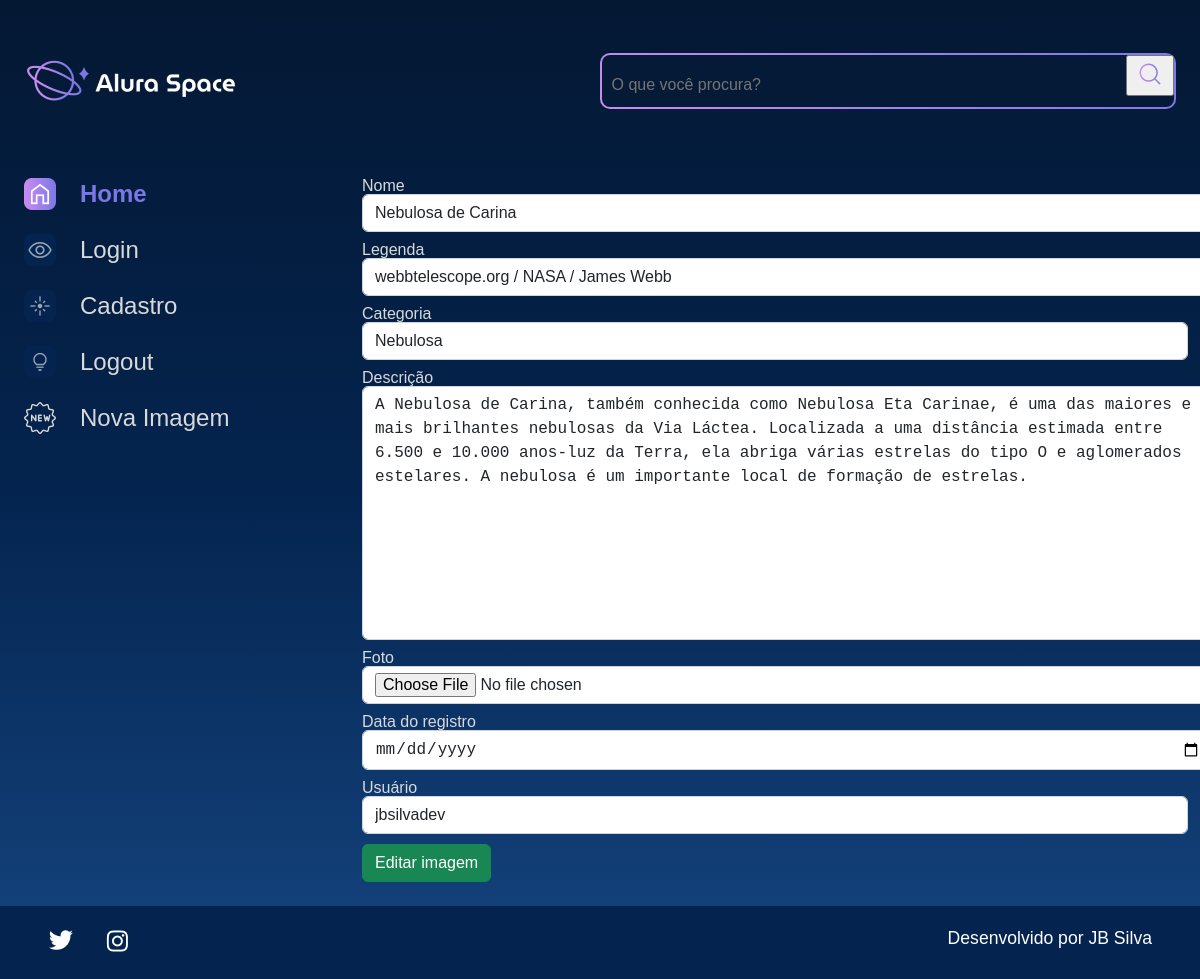
/editar-imagem/1, run on the app's committed database.
### apps/galeria/models.py (models this page shows, shortened)
class Fotografia(models.Model):
    OPCOES_CATEGORIA = [
        ("NEBULOSA", "Nebulosa"),
        ("ESTRELA", "Estrela"),
        ("GALÁXIA", "Galáxia"),
        ("PLANETA", "Planeta"),
    ]
    nome = models.CharField(max_length=100, null=False, blank=False)
    legenda = models.CharField(max_length=150, null=False, blank=False)
    categoria = models.CharField(
        choices=OPCOES_CATEGORIA, max_length=100, default="", blank=False
    )
    descricao = models.TextField(null=False, blank=False)
    foto = models.ImageField(upload_to="fotos/%Y/%m/%d/", blank=True)
    publicada = models.BooleanField(default=True)
    data_fotografia = models.DateTimeField(default=datetime.now, blank=False)
    usuario = models.ForeignKey(
        to=User, on_delete=models.SET_NULL, null=True, blank=False, related_name="user"
    )

### apps/galeria/views.py (the view)
# urls.py: path('editar-imagem/<int:foto_id>', editar_imagem, name='editar_imagem'),
def editar_imagem(request, foto_id):
    fotografia = Fotografia.objects.get(id=foto_id)
    form = FotografiaForms(instance=fotografia)
    if request.method ==  'POST':
        form = FotografiaForms(request.POST, request.FILES, instance=fotografia)
        if form.is_valid():
            form.save()
            messages.success(request, 'Registro editado!')
            return redirect('home')
    return render(request, 'galeria/editar_imagem.html', {'form':form, 'foto_id':foto_id})

### apps/galeria/forms.py
class FotografiaForms(forms.ModelForm):
    class Meta:
        model = Fotografia
        exclude = [
                "publicada",
            ]
        labels = {
            "descricao": "Descrição",
            "data_fotografia": "Data do registro",
            "usuario": "Usuário",
        }
        widgets = {
            "nome": forms.TextInput(attrs={"class": "form-control"}),
            "legenda": forms.TextInput(attrs={"class": "form-control"}),
            "categoria": forms.Select(attrs={"class": "form-control"}),
            "descricao": forms.Textarea(attrs={"class": "form-control"}),
            "foto": forms.FileInput(attrs={"class": "form-control"}),
            "data_fotografia": forms.DateInput(
                attrs={"class": "form-control", "type": "date"}, format="%d/%m/%Y"
            ),
            "usuario": forms.Select(attrs={"class": "form-control"}),
        }

### templates/galeria/editar_imagem.html (shortened to what this page needs)
{% extends 'shared/base.html' %}
{% load static %}
{% block content %}
      <section class="galeria" style="margin-left: 5em">
        <form action="{% url 'editar_imagem' foto_id%}" method="POST" enctype="multipart/form-data">
          <div class="row">
            {% for field in form.visible_fields %}
            <div class="col-12 col-lg-12" style="margin-bottom: 10px;">
              <label for="{{ field.id_for_label }}" style="color:#D9D9D9; margin-bottom: 5px;">{{ field.label }}</label>
              {{ field }}
            </div>
            {% endfor %}
            <div>
              <button type="submit" class="btn btn-success col-12" style="padding: top 5px;">Editar imagem</button>
            </div>
          </div>
        </form>
      </section>
    </main>
  </div>
</body>
{% endblock %}

### setup/static/styles/style.css (style rules this page uses)
html, body, div, span, applet, object, iframe, h1, h2, h3, h4, h5, h6, p, blockquote, pre, a, abbr, acronym, address, big, cite, code, del, dfn, em, img, ins, kbd, q, s, samp, small, strike, strong, sub, sup, tt, var, b, u, i, center, dl, dt, dd, ol, ul, li, fieldset, form, label, legend, table, caption, tbody, tfoot, thead, tr, th, td, article, aside, canvas, details, embed, figure, figcaption, footer, header, hgroup, menu, nav, output, ruby, section, summary, time, mark, audio, video { margin: 0; padding: 0; border: 0; font-size: 100%; font: inherit; vertical-align: baseline; }
article, aside, details, figcaption, figure, footer, header, hgroup, menu, nav, section { display: block; }
body { line-height: 1; font-family: 'Space Grotesk', sans-serif; min-height: 100vh; background: linear-gradient(#041833,#04244F,#154580); background-repeat: no-repeat; background-position: center; background-size: cover; }
.galeria { display: flex; width: 100%; }
.row { --bs-gutter-x: 1.5rem; --bs-gutter-y: 0; display: flex; flex-wrap: wrap; margin-top: calc(-1 * var(--bs-gutter-y)); margin-right: calc(-.5 * var(--bs-gutter-x)); margin-left: calc(-.5 * var(--bs-gutter-x)); }
.col-12 { flex: 0 0 auto; width: 100%; }
.btn { --bs-btn-padding-x: 0.75rem; --bs-btn-padding-y: 0.375rem; --bs-btn-font-family: ; --bs-btn-font-size: 1rem; --bs-btn-font-weight: 400; --bs-btn-line-height: 1.5; --bs-btn-color: #212529; --bs-btn-bg: transparent; --bs-btn-border-width: 1px; --bs-btn-border-color: transparent; --bs-btn-border-radius: 0.375rem; --bs-btn-hover-border-color: transparent; --bs-btn-box-shadow: inset 0 1px 0 rgba(255, 255, 255, 0.15),0 1px 1px rgba(0, 0, 0, 0.075); --bs-btn-disabled-opacity: 0.65; --bs-btn-focus-box-shadow: 0 0 0 0.25rem rgba(var(--bs-btn-focus-shadow-rgb), .5); display: inline-block; padding: var(--bs-btn-padding-y) var(--bs-btn-padding-x); font-family: var(--bs-btn-font-family); font-size: var(--bs-btn-font-size); font-weight: var(--bs-btn-font-weight); line-height: var(--bs-btn-line-height); color: var(--bs-btn-color); text-align: center; text-decoration: none; vertical-align: middle; cursor: pointer; -webkit-user-select: none; -moz-user-select: none; user-select: none; border: var(--bs-btn-border-width) solid var(--bs-btn-border-color); border-radius: var(--bs-btn-border-radius); background-color: var(--bs-btn-bg); transition: color .15s ease-in-out,background-color .15s ease-in-out,border-color .15s ease-in-out,box-shadow .15s ease-in-out; }
.btn-success { --bs-btn-color: #fff; --bs-btn-bg: #198754; --bs-btn-border-color: #198754; --bs-btn-hover-color: #fff; --bs-btn-hover-bg: #157347; --bs-btn-hover-border-color: #146c43; --bs-btn-focus-shadow-rgb: 60,153,110; --bs-btn-active-color: #fff; --bs-btn-active-bg: #146c43; --bs-btn-active-border-color: #13653f; --bs-btn-active-shadow: inset 0 3px 5px rgba(0, 0, 0, 0.125); --bs-btn-disabled-color: #fff; --bs-btn-disabled-bg: #198754; --bs-btn-disabled-border-color: #198754; }
.form-control { display: block; width: 100%; padding: 0.375rem 0.75rem; font-size: 1rem; font-weight: 400; line-height: 1.5; color: #212529; background-color: #fff; background-clip: padding-box; border: 1px solid #ced4da; -webkit-appearance: none; -moz-appearance: none; appearance: none; border-radius: 0.375rem; transition: border-color .15s ease-in-out,box-shadow .15s ease-in-out; }

### data on the page
Fotografia: visible_fields "Nebulosa de Carina" "webbtelescope.org / NASA / James Webb" "Nebulosa" "A Nebulosa de Carina, também conhecida como Nebulosa Eta Carinae, é uma das maiores e mais brilhantes nebulosas da Via Láctea. Localizada a uma distância estimada entre 6.500 e 10.000 anos-luz da Terra, ela abriga várias estrelas do tipo O e aglomerados estelares. A nebulosa é um importante local de formação de estrelas." "jbsilvadev"

### other printed values
{{ field.label }} "Nome" "Legenda" "Categoria" "Descrição" "Foto" "Data do registro" "Usuário"
